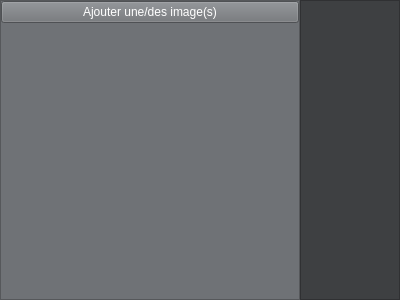
<?xml version="1.0" encoding="UTF-8"?>
<ui version="4.0">
 <class>ImageWindow</class>
 <widget class="QWidget" name="ImageWindow">
  <property name="geometry">
   <rect>
    <x>0</x>
    <y>0</y>
    <width>400</width>
    <height>300</height>
   </rect>
  </property>
  <property name="windowTitle">
   <string>Form</string>
  </property>
  <layout class="QHBoxLayout" name="horizontalLayout_3">
   <property name="spacing">
    <number>0</number>
   </property>
   <property name="leftMargin">
    <number>0</number>
   </property>
   <property name="topMargin">
    <number>0</number>
   </property>
   <property name="rightMargin">
    <number>0</number>
   </property>
   <property name="bottomMargin">
    <number>0</number>
   </property>
   <item>
    <layout class="QVBoxLayout" name="verticalLayout_2">
     <item>
      <widget class="QFrame" name="corpsFrame">
       <property name="palette">
        <palette>
         <active>
          <colorrole role="WindowText">
           <brush brushstyle="SolidPattern">
            <color alpha="255">
             <red>255</red>
             <green>255</green>
             <blue>255</blue>
            </color>
           </brush>
          </colorrole>
          <colorrole role="Button">
           <brush brushstyle="SolidPattern">
            <color alpha="255">
             <red>111</red>
             <green>114</green>
             <blue>118</blue>
            </color>
           </brush>
          </colorrole>
          <colorrole role="Light">
           <brush brushstyle="SolidPattern">
            <color alpha="255">
             <red>167</red>
             <green>171</green>
             <blue>177</blue>
            </color>
           </brush>
          </colorrole>
          <colorrole role="Midlight">
           <brush brushstyle="SolidPattern">
            <color alpha="255">
             <red>139</red>
             <green>142</green>
             <blue>147</blue>
            </color>
           </brush>
          </colorrole>
          <colorrole role="Dark">
           <brush brushstyle="SolidPattern">
            <color alpha="255">
             <red>55</red>
             <green>57</green>
             <blue>59</blue>
            </color>
           </brush>
          </colorrole>
          <colorrole role="Mid">
           <brush brushstyle="SolidPattern">
            <color alpha="255">
             <red>74</red>
             <green>76</green>
             <blue>78</blue>
            </color>
           </brush>
          </colorrole>
          <colorrole role="Text">
           <brush brushstyle="SolidPattern">
            <color alpha="255">
             <red>255</red>
             <green>255</green>
             <blue>255</blue>
            </color>
           </brush>
          </colorrole>
          <colorrole role="BrightText">
           <brush brushstyle="SolidPattern">
            <color alpha="255">
             <red>255</red>
             <green>255</green>
             <blue>255</blue>
            </color>
           </brush>
          </colorrole>
          <colorrole role="ButtonText">
           <brush brushstyle="SolidPattern">
            <color alpha="255">
             <red>255</red>
             <green>255</green>
             <blue>255</blue>
            </color>
           </brush>
          </colorrole>
          <colorrole role="Base">
           <brush brushstyle="SolidPattern">
            <color alpha="255">
             <red>0</red>
             <green>0</green>
             <blue>0</blue>
            </color>
           </brush>
          </colorrole>
          <colorrole role="Window">
           <brush brushstyle="SolidPattern">
            <color alpha="255">
             <red>111</red>
             <green>114</green>
             <blue>118</blue>
            </color>
           </brush>
          </colorrole>
          <colorrole role="Shadow">
           <brush brushstyle="SolidPattern">
            <color alpha="255">
             <red>0</red>
             <green>0</green>
             <blue>0</blue>
            </color>
           </brush>
          </colorrole>
          <colorrole role="AlternateBase">
           <brush brushstyle="SolidPattern">
            <color alpha="255">
             <red>55</red>
             <green>57</green>
             <blue>59</blue>
            </color>
           </brush>
          </colorrole>
          <colorrole role="ToolTipBase">
           <brush brushstyle="SolidPattern">
            <color alpha="255">
             <red>255</red>
             <green>255</green>
             <blue>220</blue>
            </color>
           </brush>
          </colorrole>
          <colorrole role="ToolTipText">
           <brush brushstyle="SolidPattern">
            <color alpha="255">
             <red>0</red>
             <green>0</green>
             <blue>0</blue>
            </color>
           </brush>
          </colorrole>
          <colorrole role="PlaceholderText">
           <brush brushstyle="SolidPattern">
            <color alpha="128">
             <red>255</red>
             <green>255</green>
             <blue>255</blue>
            </color>
           </brush>
          </colorrole>
         </active>
         <inactive>
          <colorrole role="WindowText">
           <brush brushstyle="SolidPattern">
            <color alpha="255">
             <red>255</red>
             <green>255</green>
             <blue>255</blue>
            </color>
           </brush>
          </colorrole>
          <colorrole role="Button">
           <brush brushstyle="SolidPattern">
            <color alpha="255">
             <red>111</red>
             <green>114</green>
             <blue>118</blue>
            </color>
           </brush>
          </colorrole>
          <colorrole role="Light">
           <brush brushstyle="SolidPattern">
            <color alpha="255">
             <red>167</red>
             <green>171</green>
             <blue>177</blue>
            </color>
           </brush>
          </colorrole>
          <colorrole role="Midlight">
           <brush brushstyle="SolidPattern">
            <color alpha="255">
             <red>139</red>
             <green>142</green>
             <blue>147</blue>
            </color>
           </brush>
          </colorrole>
          <colorrole role="Dark">
           <brush brushstyle="SolidPattern">
            <color alpha="255">
             <red>55</red>
             <green>57</green>
             <blue>59</blue>
            </color>
           </brush>
          </colorrole>
          <colorrole role="Mid">
           <brush brushstyle="SolidPattern">
            <color alpha="255">
             <red>74</red>
             <green>76</green>
             <blue>78</blue>
            </color>
           </brush>
          </colorrole>
          <colorrole role="Text">
           <brush brushstyle="SolidPattern">
            <color alpha="255">
             <red>255</red>
             <green>255</green>
             <blue>255</blue>
            </color>
           </brush>
          </colorrole>
          <colorrole role="BrightText">
           <brush brushstyle="SolidPattern">
            <color alpha="255">
             <red>255</red>
             <green>255</green>
             <blue>255</blue>
            </color>
           </brush>
          </colorrole>
          <colorrole role="ButtonText">
           <brush brushstyle="SolidPattern">
            <color alpha="255">
             <red>255</red>
             <green>255</green>
             <blue>255</blue>
            </color>
           </brush>
          </colorrole>
          <colorrole role="Base">
           <brush brushstyle="SolidPattern">
            <color alpha="255">
             <red>0</red>
             <green>0</green>
             <blue>0</blue>
            </color>
           </brush>
          </colorrole>
          <colorrole role="Window">
           <brush brushstyle="SolidPattern">
            <color alpha="255">
             <red>111</red>
             <green>114</green>
             <blue>118</blue>
            </color>
           </brush>
          </colorrole>
          <colorrole role="Shadow">
           <brush brushstyle="SolidPattern">
            <color alpha="255">
             <red>0</red>
             <green>0</green>
             <blue>0</blue>
            </color>
           </brush>
          </colorrole>
          <colorrole role="AlternateBase">
           <brush brushstyle="SolidPattern">
            <color alpha="255">
             <red>55</red>
             <green>57</green>
             <blue>59</blue>
            </color>
           </brush>
          </colorrole>
          <colorrole role="ToolTipBase">
           <brush brushstyle="SolidPattern">
            <color alpha="255">
             <red>255</red>
             <green>255</green>
             <blue>220</blue>
            </color>
           </brush>
          </colorrole>
          <colorrole role="ToolTipText">
           <brush brushstyle="SolidPattern">
            <color alpha="255">
             <red>0</red>
             <green>0</green>
             <blue>0</blue>
            </color>
           </brush>
          </colorrole>
          <colorrole role="PlaceholderText">
           <brush brushstyle="SolidPattern">
            <color alpha="128">
             <red>255</red>
             <green>255</green>
             <blue>255</blue>
            </color>
           </brush>
          </colorrole>
         </inactive>
         <disabled>
          <colorrole role="WindowText">
           <brush brushstyle="SolidPattern">
            <color alpha="255">
             <red>55</red>
             <green>57</green>
             <blue>59</blue>
            </color>
           </brush>
          </colorrole>
          <colorrole role="Button">
           <brush brushstyle="SolidPattern">
            <color alpha="255">
             <red>111</red>
             <green>114</green>
             <blue>118</blue>
            </color>
           </brush>
          </colorrole>
          <colorrole role="Light">
           <brush brushstyle="SolidPattern">
            <color alpha="255">
             <red>167</red>
             <green>171</green>
             <blue>177</blue>
            </color>
           </brush>
          </colorrole>
          <colorrole role="Midlight">
           <brush brushstyle="SolidPattern">
            <color alpha="255">
             <red>139</red>
             <green>142</green>
             <blue>147</blue>
            </color>
           </brush>
          </colorrole>
          <colorrole role="Dark">
           <brush brushstyle="SolidPattern">
            <color alpha="255">
             <red>55</red>
             <green>57</green>
             <blue>59</blue>
            </color>
           </brush>
          </colorrole>
          <colorrole role="Mid">
           <brush brushstyle="SolidPattern">
            <color alpha="255">
             <red>74</red>
             <green>76</green>
             <blue>78</blue>
            </color>
           </brush>
          </colorrole>
          <colorrole role="Text">
           <brush brushstyle="SolidPattern">
            <color alpha="255">
             <red>55</red>
             <green>57</green>
             <blue>59</blue>
            </color>
           </brush>
          </colorrole>
          <colorrole role="BrightText">
           <brush brushstyle="SolidPattern">
            <color alpha="255">
             <red>255</red>
             <green>255</green>
             <blue>255</blue>
            </color>
           </brush>
          </colorrole>
          <colorrole role="ButtonText">
           <brush brushstyle="SolidPattern">
            <color alpha="255">
             <red>55</red>
             <green>57</green>
             <blue>59</blue>
            </color>
           </brush>
          </colorrole>
          <colorrole role="Base">
           <brush brushstyle="SolidPattern">
            <color alpha="255">
             <red>111</red>
             <green>114</green>
             <blue>118</blue>
            </color>
           </brush>
          </colorrole>
          <colorrole role="Window">
           <brush brushstyle="SolidPattern">
            <color alpha="255">
             <red>111</red>
             <green>114</green>
             <blue>118</blue>
            </color>
           </brush>
          </colorrole>
          <colorrole role="Shadow">
           <brush brushstyle="SolidPattern">
            <color alpha="255">
             <red>0</red>
             <green>0</green>
             <blue>0</blue>
            </color>
           </brush>
          </colorrole>
          <colorrole role="AlternateBase">
           <brush brushstyle="SolidPattern">
            <color alpha="255">
             <red>111</red>
             <green>114</green>
             <blue>118</blue>
            </color>
           </brush>
          </colorrole>
          <colorrole role="ToolTipBase">
           <brush brushstyle="SolidPattern">
            <color alpha="255">
             <red>255</red>
             <green>255</green>
             <blue>220</blue>
            </color>
           </brush>
          </colorrole>
          <colorrole role="ToolTipText">
           <brush brushstyle="SolidPattern">
            <color alpha="255">
             <red>0</red>
             <green>0</green>
             <blue>0</blue>
            </color>
           </brush>
          </colorrole>
          <colorrole role="PlaceholderText">
           <brush brushstyle="SolidPattern">
            <color alpha="128">
             <red>255</red>
             <green>255</green>
             <blue>255</blue>
            </color>
           </brush>
          </colorrole>
         </disabled>
        </palette>
       </property>
       <property name="autoFillBackground">
        <bool>true</bool>
       </property>
       <property name="frameShape">
        <enum>QFrame::StyledPanel</enum>
       </property>
       <property name="frameShadow">
        <enum>QFrame::Raised</enum>
       </property>
       <layout class="QVBoxLayout" name="verticalLayout_12">
        <property name="spacing">
         <number>0</number>
        </property>
        <property name="leftMargin">
         <number>0</number>
        </property>
        <property name="topMargin">
         <number>0</number>
        </property>
        <property name="rightMargin">
         <number>0</number>
        </property>
        <property name="bottomMargin">
         <number>0</number>
        </property>
        <item>
         <layout class="QVBoxLayout" name="verticalLayout"/>
        </item>
        <item>
         <widget class="QPushButton" name="newImageButton">
          <property name="text">
           <string>Ajouter une/des image(s)</string>
          </property>
         </widget>
        </item>
        <item>
         <widget class="QScrollArea" name="scrollArea">
          <property name="sizePolicy">
           <sizepolicy hsizetype="Expanding" vsizetype="Expanding">
            <horstretch>0</horstretch>
            <verstretch>0</verstretch>
           </sizepolicy>
          </property>
          <property name="frameShape">
           <enum>QFrame::NoFrame</enum>
          </property>
          <property name="sizeAdjustPolicy">
           <enum>QAbstractScrollArea::AdjustToContents</enum>
          </property>
          <property name="widgetResizable">
           <bool>true</bool>
          </property>
          <property name="alignment">
           <set>Qt::AlignLeading|Qt::AlignLeft|Qt::AlignTop</set>
          </property>
          <widget class="QWidget" name="scrollAreaWidgetContents">
           <property name="geometry">
            <rect>
             <x>0</x>
             <y>0</y>
             <width>294</width>
             <height>271</height>
            </rect>
           </property>
           <layout class="QHBoxLayout" name="horizontalLayout">
            <property name="spacing">
             <number>10</number>
            </property>
            <property name="topMargin">
             <number>10</number>
            </property>
            <item>
             <layout class="QGridLayout" name="listPhoto">
              <property name="sizeConstraint">
               <enum>QLayout::SetDefaultConstraint</enum>
              </property>
             </layout>
            </item>
           </layout>
          </widget>
         </widget>
        </item>
       </layout>
      </widget>
     </item>
    </layout>
   </item>
   <item>
    <layout class="QVBoxLayout" name="baseVertLayout">
     <property name="spacing">
      <number>0</number>
     </property>
     <item>
      <widget class="QFrame" name="menuFrame">
       <property name="minimumSize">
        <size>
         <width>100</width>
         <height>0</height>
        </size>
       </property>
       <property name="maximumSize">
        <size>
         <width>100</width>
         <height>16777215</height>
        </size>
       </property>
       <property name="palette">
        <palette>
         <active>
          <colorrole role="WindowText">
           <brush brushstyle="SolidPattern">
            <color alpha="255">
             <red>255</red>
             <green>255</green>
             <blue>255</blue>
            </color>
           </brush>
          </colorrole>
          <colorrole role="Button">
           <brush brushstyle="SolidPattern">
            <color alpha="255">
             <red>62</red>
             <green>64</green>
             <blue>66</blue>
            </color>
           </brush>
          </colorrole>
          <colorrole role="Light">
           <brush brushstyle="SolidPattern">
            <color alpha="255">
             <red>93</red>
             <green>96</green>
             <blue>99</blue>
            </color>
           </brush>
          </colorrole>
          <colorrole role="Midlight">
           <brush brushstyle="SolidPattern">
            <color alpha="255">
             <red>77</red>
             <green>80</green>
             <blue>82</blue>
            </color>
           </brush>
          </colorrole>
          <colorrole role="Dark">
           <brush brushstyle="SolidPattern">
            <color alpha="255">
             <red>31</red>
             <green>32</green>
             <blue>33</blue>
            </color>
           </brush>
          </colorrole>
          <colorrole role="Mid">
           <brush brushstyle="SolidPattern">
            <color alpha="255">
             <red>41</red>
             <green>42</green>
             <blue>44</blue>
            </color>
           </brush>
          </colorrole>
          <colorrole role="Text">
           <brush brushstyle="SolidPattern">
            <color alpha="255">
             <red>255</red>
             <green>255</green>
             <blue>255</blue>
            </color>
           </brush>
          </colorrole>
          <colorrole role="BrightText">
           <brush brushstyle="SolidPattern">
            <color alpha="255">
             <red>255</red>
             <green>255</green>
             <blue>255</blue>
            </color>
           </brush>
          </colorrole>
          <colorrole role="ButtonText">
           <brush brushstyle="SolidPattern">
            <color alpha="255">
             <red>255</red>
             <green>255</green>
             <blue>255</blue>
            </color>
           </brush>
          </colorrole>
          <colorrole role="Base">
           <brush brushstyle="SolidPattern">
            <color alpha="255">
             <red>0</red>
             <green>0</green>
             <blue>0</blue>
            </color>
           </brush>
          </colorrole>
          <colorrole role="Window">
           <brush brushstyle="SolidPattern">
            <color alpha="255">
             <red>62</red>
             <green>64</green>
             <blue>66</blue>
            </color>
           </brush>
          </colorrole>
          <colorrole role="Shadow">
           <brush brushstyle="SolidPattern">
            <color alpha="255">
             <red>0</red>
             <green>0</green>
             <blue>0</blue>
            </color>
           </brush>
          </colorrole>
          <colorrole role="AlternateBase">
           <brush brushstyle="SolidPattern">
            <color alpha="255">
             <red>31</red>
             <green>32</green>
             <blue>33</blue>
            </color>
           </brush>
          </colorrole>
          <colorrole role="ToolTipBase">
           <brush brushstyle="SolidPattern">
            <color alpha="255">
             <red>255</red>
             <green>255</green>
             <blue>220</blue>
            </color>
           </brush>
          </colorrole>
          <colorrole role="ToolTipText">
           <brush brushstyle="SolidPattern">
            <color alpha="255">
             <red>0</red>
             <green>0</green>
             <blue>0</blue>
            </color>
           </brush>
          </colorrole>
          <colorrole role="PlaceholderText">
           <brush brushstyle="SolidPattern">
            <color alpha="128">
             <red>255</red>
             <green>255</green>
             <blue>255</blue>
            </color>
           </brush>
          </colorrole>
         </active>
         <inactive>
          <colorrole role="WindowText">
           <brush brushstyle="SolidPattern">
            <color alpha="255">
             <red>255</red>
             <green>255</green>
             <blue>255</blue>
            </color>
           </brush>
          </colorrole>
          <colorrole role="Button">
           <brush brushstyle="SolidPattern">
            <color alpha="255">
             <red>62</red>
             <green>64</green>
             <blue>66</blue>
            </color>
           </brush>
          </colorrole>
          <colorrole role="Light">
           <brush brushstyle="SolidPattern">
            <color alpha="255">
             <red>93</red>
             <green>96</green>
             <blue>99</blue>
            </color>
           </brush>
          </colorrole>
          <colorrole role="Midlight">
           <brush brushstyle="SolidPattern">
            <color alpha="255">
             <red>77</red>
             <green>80</green>
             <blue>82</blue>
            </color>
           </brush>
          </colorrole>
          <colorrole role="Dark">
           <brush brushstyle="SolidPattern">
            <color alpha="255">
             <red>31</red>
             <green>32</green>
             <blue>33</blue>
            </color>
           </brush>
          </colorrole>
          <colorrole role="Mid">
           <brush brushstyle="SolidPattern">
            <color alpha="255">
             <red>41</red>
             <green>42</green>
             <blue>44</blue>
            </color>
           </brush>
          </colorrole>
          <colorrole role="Text">
           <brush brushstyle="SolidPattern">
            <color alpha="255">
             <red>255</red>
             <green>255</green>
             <blue>255</blue>
            </color>
           </brush>
          </colorrole>
          <colorrole role="BrightText">
           <brush brushstyle="SolidPattern">
            <color alpha="255">
             <red>255</red>
             <green>255</green>
             <blue>255</blue>
            </color>
           </brush>
          </colorrole>
          <colorrole role="ButtonText">
           <brush brushstyle="SolidPattern">
            <color alpha="255">
             <red>255</red>
             <green>255</green>
             <blue>255</blue>
            </color>
           </brush>
          </colorrole>
          <colorrole role="Base">
           <brush brushstyle="SolidPattern">
            <color alpha="255">
             <red>0</red>
             <green>0</green>
             <blue>0</blue>
            </color>
           </brush>
          </colorrole>
          <colorrole role="Window">
           <brush brushstyle="SolidPattern">
            <color alpha="255">
             <red>62</red>
             <green>64</green>
             <blue>66</blue>
            </color>
           </brush>
          </colorrole>
          <colorrole role="Shadow">
           <brush brushstyle="SolidPattern">
            <color alpha="255">
             <red>0</red>
             <green>0</green>
             <blue>0</blue>
            </color>
           </brush>
          </colorrole>
          <colorrole role="AlternateBase">
           <brush brushstyle="SolidPattern">
            <color alpha="255">
             <red>31</red>
             <green>32</green>
             <blue>33</blue>
            </color>
           </brush>
          </colorrole>
          <colorrole role="ToolTipBase">
           <brush brushstyle="SolidPattern">
            <color alpha="255">
             <red>255</red>
             <green>255</green>
             <blue>220</blue>
            </color>
           </brush>
          </colorrole>
          <colorrole role="ToolTipText">
           <brush brushstyle="SolidPattern">
            <color alpha="255">
             <red>0</red>
             <green>0</green>
             <blue>0</blue>
            </color>
           </brush>
          </colorrole>
          <colorrole role="PlaceholderText">
           <brush brushstyle="SolidPattern">
            <color alpha="128">
             <red>255</red>
             <green>255</green>
             <blue>255</blue>
            </color>
           </brush>
          </colorrole>
         </inactive>
         <disabled>
          <colorrole role="WindowText">
           <brush brushstyle="SolidPattern">
            <color alpha="255">
             <red>31</red>
             <green>32</green>
             <blue>33</blue>
            </color>
           </brush>
          </colorrole>
          <colorrole role="Button">
           <brush brushstyle="SolidPattern">
            <color alpha="255">
             <red>62</red>
             <green>64</green>
             <blue>66</blue>
            </color>
           </brush>
          </colorrole>
          <colorrole role="Light">
           <brush brushstyle="SolidPattern">
            <color alpha="255">
             <red>93</red>
             <green>96</green>
             <blue>99</blue>
            </color>
           </brush>
          </colorrole>
          <colorrole role="Midlight">
           <brush brushstyle="SolidPattern">
            <color alpha="255">
             <red>77</red>
             <green>80</green>
             <blue>82</blue>
            </color>
           </brush>
          </colorrole>
          <colorrole role="Dark">
           <brush brushstyle="SolidPattern">
            <color alpha="255">
             <red>31</red>
             <green>32</green>
             <blue>33</blue>
            </color>
           </brush>
          </colorrole>
          <colorrole role="Mid">
           <brush brushstyle="SolidPattern">
            <color alpha="255">
             <red>41</red>
             <green>42</green>
             <blue>44</blue>
            </color>
           </brush>
          </colorrole>
          <colorrole role="Text">
           <brush brushstyle="SolidPattern">
            <color alpha="255">
             <red>31</red>
             <green>32</green>
             <blue>33</blue>
            </color>
           </brush>
          </colorrole>
          <colorrole role="BrightText">
           <brush brushstyle="SolidPattern">
            <color alpha="255">
             <red>255</red>
             <green>255</green>
             <blue>255</blue>
            </color>
           </brush>
          </colorrole>
          <colorrole role="ButtonText">
           <brush brushstyle="SolidPattern">
            <color alpha="255">
             <red>31</red>
             <green>32</green>
             <blue>33</blue>
            </color>
           </brush>
          </colorrole>
          <colorrole role="Base">
           <brush brushstyle="SolidPattern">
            <color alpha="255">
             <red>62</red>
             <green>64</green>
             <blue>66</blue>
            </color>
           </brush>
          </colorrole>
          <colorrole role="Window">
           <brush brushstyle="SolidPattern">
            <color alpha="255">
             <red>62</red>
             <green>64</green>
             <blue>66</blue>
            </color>
           </brush>
          </colorrole>
          <colorrole role="Shadow">
           <brush brushstyle="SolidPattern">
            <color alpha="255">
             <red>0</red>
             <green>0</green>
             <blue>0</blue>
            </color>
           </brush>
          </colorrole>
          <colorrole role="AlternateBase">
           <brush brushstyle="SolidPattern">
            <color alpha="255">
             <red>62</red>
             <green>64</green>
             <blue>66</blue>
            </color>
           </brush>
          </colorrole>
          <colorrole role="ToolTipBase">
           <brush brushstyle="SolidPattern">
            <color alpha="255">
             <red>255</red>
             <green>255</green>
             <blue>220</blue>
            </color>
           </brush>
          </colorrole>
          <colorrole role="ToolTipText">
           <brush brushstyle="SolidPattern">
            <color alpha="255">
             <red>0</red>
             <green>0</green>
             <blue>0</blue>
            </color>
           </brush>
          </colorrole>
          <colorrole role="PlaceholderText">
           <brush brushstyle="SolidPattern">
            <color alpha="128">
             <red>255</red>
             <green>255</green>
             <blue>255</blue>
            </color>
           </brush>
          </colorrole>
         </disabled>
        </palette>
       </property>
       <property name="autoFillBackground">
        <bool>true</bool>
       </property>
       <property name="frameShape">
        <enum>QFrame::StyledPanel</enum>
       </property>
       <property name="frameShadow">
        <enum>QFrame::Raised</enum>
       </property>
       <layout class="QVBoxLayout" name="verticalLayout_11">
        <property name="spacing">
         <number>0</number>
        </property>
        <property name="leftMargin">
         <number>10</number>
        </property>
        <property name="rightMargin">
         <number>10</number>
        </property>
        <item>
         <layout class="QVBoxLayout" name="verticalLayout_3"/>
        </item>
        <item>
         <layout class="QVBoxLayout" name="vertLayoutButtonOrdreCouleur"/>
        </item>
        <item>
         <layout class="QVBoxLayout" name="verticalLayout_8"/>
        </item>
        <item>
         <layout class="QVBoxLayout" name="vertLayoutButtonOrdreDate"/>
        </item>
        <item>
         <layout class="QVBoxLayout" name="vertLayoutButtonOrdreAlphabet"/>
        </item>
        <item>
         <layout class="QVBoxLayout" name="verticalLayout_10"/>
        </item>
        <item>
         <layout class="QVBoxLayout" name="vertLayoutButtonOdreFavorie"/>
        </item>
       </layout>
      </widget>
     </item>
    </layout>
   </item>
  </layout>
 </widget>
 <resources/>
 <connections/>
</ui>
